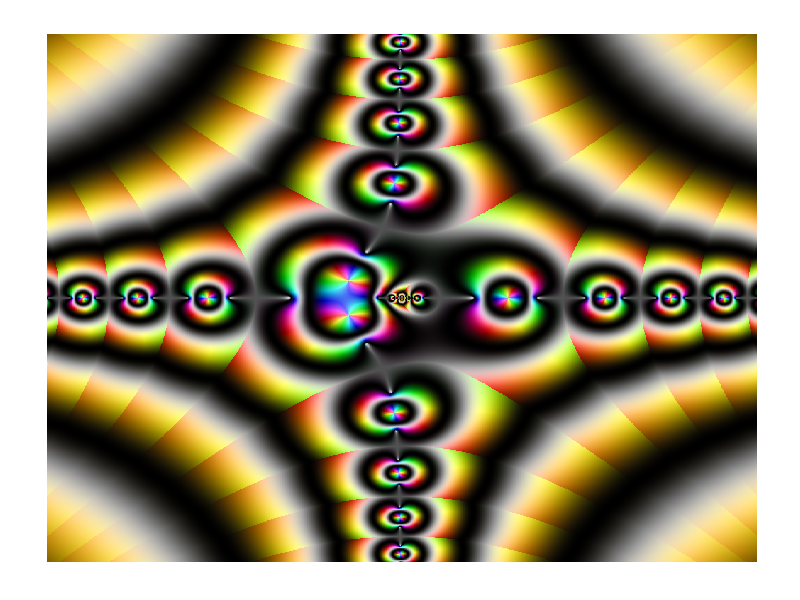

The R script that drew this image:
require(ggplot2)

f = function(x) (1+1i)*log(sin((x^3-1)/x))
z = as.vector(outer(seq(-5, 5, by =.01), 1i*seq(-5, 5, by =.01), '+'))
z = z[is.finite(f(z))]

w=data.frame(x = Re(z),
             y = Im(z),
             h = ((Arg(f(z)) + (2*pi)) %% (2*pi))/(2*pi),
             s=(1+sin(2*pi*log(1+Mod(f(z)))))/2,
             v=(1+cos(2*pi*log(1+Mod(f(z)))))/2
              )

opt=theme(legend.position="none",
          panel.background = element_blank(),
          panel.grid = element_blank(),
          axis.ticks=element_blank(),
          axis.title=element_blank(),
          axis.text =element_blank())
ggplot(data=w, aes(x=x, y=y)) + geom_tile(fill=hsv(w$h,w$s,w$v))+ opt